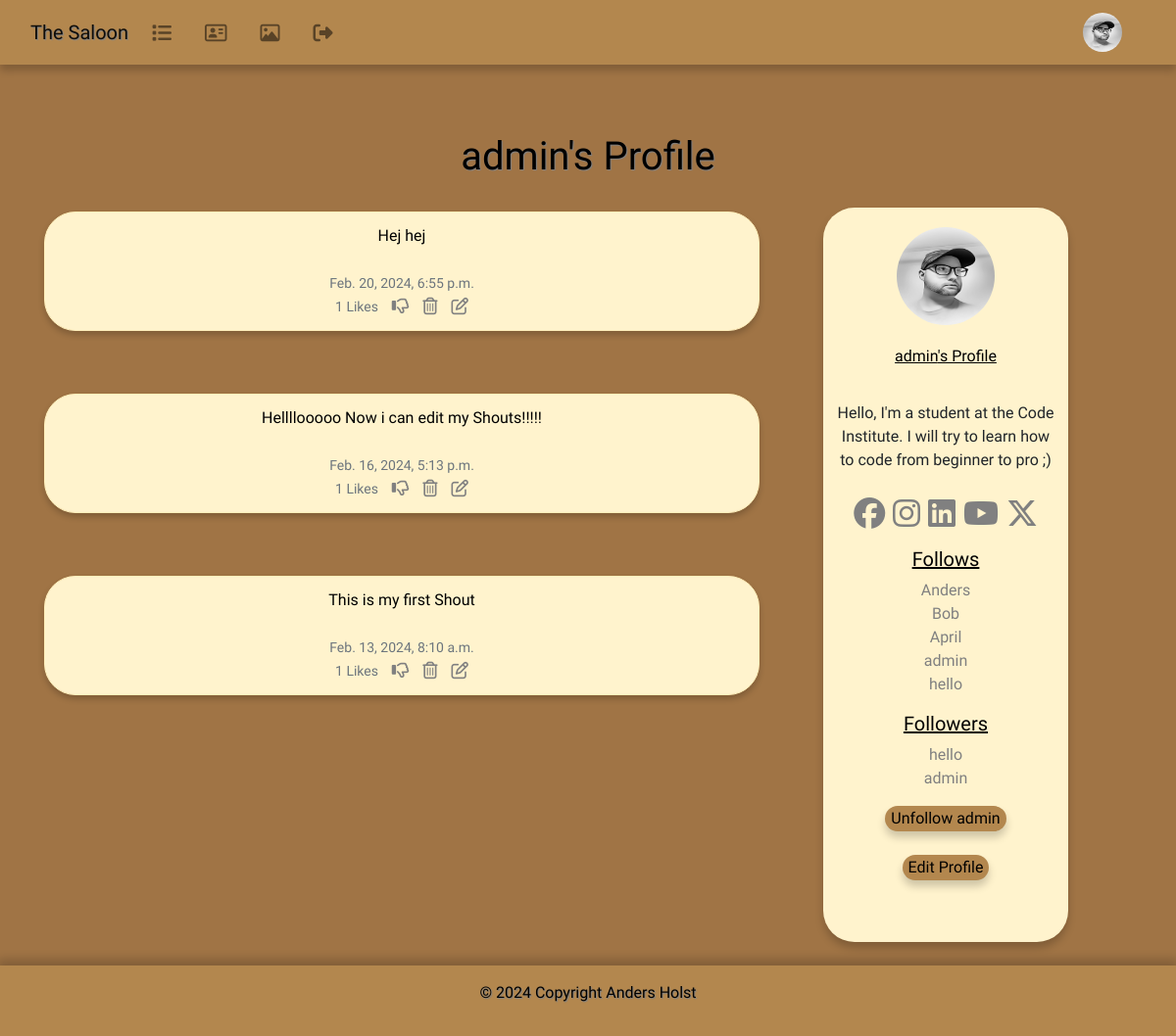
Screenshot of /profile/1 (signed in) with the database file from the repository.
### the_saloon/models.py (models this page shows, shortened)
class Profile(models.Model):
        user = models.OneToOneField(User, on_delete=models.CASCADE)
        follows = models.ManyToManyField("self",
            related_name="followed_by",
            symmetrical=False,
            blank=True)
        date_modified = models.DateTimeField(User, auto_now=True)
        profile_image = models.ImageField(null=True, blank=True, upload_to="images/")
        profile_bio = models.CharField(null=True, blank=True, max_length=500)
        facebook_link = models.CharField(null=True, blank=True, max_length=100)
        instagram_link = models.CharField(null=True, blank=True, max_length=100)
        linkedin_link = models.CharField(null=True, blank=True, max_length=100)
        youtube_link = models.CharField(null=True, blank=True, max_length=100)
        x_link = models.CharField(null=True, blank=True, max_length=100)
        def __str__(self):
                return self.user.username

class Shout(models.Model):
    user = models.ForeignKey(
        User, related_name="shouts",
        on_delete=models.DO_NOTHING
        )
    body = models.CharField(max_length=200)
    created_at = models.DateTimeField(auto_now_add=True)
    likes = models.ManyToManyField(User, related_name="shout_like", blank=True)
    def number_of_likes(self):
		    return self.likes.count()

### the_saloon/views.py (the view, shortened to what this page needs)
# urls.py: path('profile/<int:pk>', views.profile, name='profile'),
def profile(request, pk):
    if request.user.is_authenticated:
        profile = Profile.objects.get(user_id=pk)
        shouts = Shout.objects.filter(user_id=pk).order_by("-created_at")
        return render(request, "profile.html", {"profile":profile, "shouts":shouts})
    else:
        messages.success(request, ("You must login to see this page..."))
        return redirect('home')

### the_saloon/templates/profile.html (shortened to what this page needs)
{% extends 'base.html' %}
{% load static %}
{% block content %}
{% if profile %}
<div class="container text-center">
  <h1 class="profile">{{ profile.user.username }}'s Profile</h1>
  <div class="row">
    <div class="col-md-8">
      <br/>
      {% if shouts%}
      {% for shout in shouts %}
      <div class="shout-profile alert alert-warning" role="alert">
        {{ shout.body }}<br /><br />
        <small class="text-muted" style="font-family: Rye, serif;">
          {{ shout.created_at }}
          <br/>
          {{ shout.number_of_likes }} Likes
          &nbsp;&nbsp;
          {% if user in shout.likes.all %}
          <a href="{% url 'shout_like' shout.id %}"></a>
          {% else %}
          <a href="{% url 'shout_like' shout.id %}"><i class="fa-lg fa-regular fa-thumbs-up" style="color:gray"></i></a>
          {% endif %}
          {% if request.user.username == profile.user.username %}
          <a href="{% url 'delete_shout' shout.id %}"></a>
          <a href="{% url 'edit_shout' shout.id %}"></a>
          {% endif %}
        </small>
      </div><br /></br />
      {% endfor %}
      {% endif %}
    </div>
      <div class="profile-bio">
          <div class=" image d-flex flex-column
                justify-content-center align-items-center">
            {% if profile.profile_image %}
            <img src="{{ profile.profile_image.url }}" height="100"
            width="100" class="profile rounded-circle" height: auto;>
            {% else %}
            <img src="{% static 'images/cowboy.png' %}" height="100"
            width="100" class="profile rounded-circle" height: auto;>
            {% endif %}
            <span class="name mb-4">
              {{ profile.user.username }}'s Profile
            </span>
            {% if profile.profile_bio %}
            <div class="bio">
              <span><p>
                  {{ profile.profile_bio}}</p></span>
            </div>
            {% endif %}
            <div class="gap-3 mb-3 icons d-flex flex-row
            justify-content-center align-items-center">
              {% if profile.facebook_link %}
              <a href="{{ profile.facebook_link }} target="new">
                <i class="fa-2x fa-brands fa-facebook"></i></a>
              {% endif %}
              {% if profile.instagram_link %}
              <a href="{{ profile.instagram_link }}" target="new"><i
                  class="fa-2x fa-brands fa-instagram"></i></a>
              {% endif %}
              {% if profile.linkedin_link %}
              <a href="{{ profile.linkedin_link }}" target="new"><i
                  class="fa-2x fa-brands fa-linkedin"></i></a>
              {% endif %}
              {% if profile.youtube_link %}
              <a href="{{ profile.youtube_link }}" target="new"><i
                  class="fa-2x fa-brands fa-youtube"></i></a>
              {% endif %}
              {% if profile.x_link %}
              <a href="{{ profile.x_link }}" target="new"><i
                 class="fa-2x fa-brands fa-x-twitter"></i></a>
              {% endif %}
            </div>
            <h5 class="follow"> Follows </h5>
            <p class="card-text">{% for following in profile.follows.all %}
              <a href="{% url 'profile' following.user.id %}">{{ following }}</a><br />
              {% endfor %}
            <h5 class="follow"> Followers </h5>
            <p class="card-text">{% for following in profile.followed_by.all %}
              <a href="{% url 'profile' following.user.id %}">{{ following }}</a><br />
              {% endfor %}
            <form method=POST>
              {% if profile in user.profile.follows.all %}
              <button class="btn-profile btn-outline" name="follow"
               value="unfollow" type="submit">
                Unfollow {{ profile.user.username|lower}}
              </button>
              {% else %}
              <button class="btn-profile btn-outline" name="follow"
               value="follow" type="submit">
                Follow {{ profile.user.username|lower}}
              </button>
              {% endif %}
              <br/><br/>
              {% if request.user.id == profile.user.id %}
              <button class="btn-profile btn-outline">
                <a class="edit" href="{% url 'update_user' %}">Edit Profile</a>
              </button>
              {% endif %}
          </div>
        </div>
      </div>
    </div>
{% endif %}
{% endblock %}

### the_saloon/templates/navbar.html (shortened to what this page needs)
<nav class="navbar navbar-expand-lg navbar-light navbar sticky-top">
  <div class="container-fluid">
    <a class="navbar-brand" href="{% url 'home' %}">The Saloon</a>
    <div class="collapse navbar-collapse" id="navbarSupportedContent">
      <ul class="navbar-nav me-auto mb-2 mb-lg-0">
        <li class="nav-item">
          <a class="nav-link" href="{% url 'profile_list' %}"><i class="fa-lg fa-solid fa-list"></i></a>
        </li>
        {% if user.is_authenticated %}
        <li class="nav-item">
          <a class="nav-link" href="{% url 'profile' request.user.id %}"><i class="fa-lg fa-regular fa-address-card"></i></a>
        </li>
        <li class="nav-item">
          <a class="nav-link" href="{% url 'upload_image' %}"><i class="fa-lg fa-regular fa-image"></i></a>
        </li>
        <li class="nav-item">
          <a class="nav-link" href="{% url 'logout' %}"><i class="fa-lg fa-solid fa-right-from-bracket"></i></a>
        </li>
        {% endif %}
      </ul>
      {% if request.user.is_authenticated %}
        <ul class="navbar-nav ml-auto">
          <li class="nav-link navbar-brand">
            <a href="{% url 'profile' request.user.id %}">
              <img src="{{ user.profile.profile_image.url }}" class="rounded-circle" width="40" height="40">
            </a>
          </li>
        </ul>
      {% endif %}
      </div>
    </div>
</nav>

### social/static/css/style.css (style rules this page uses)
body { background-color: #A07445; }
div.container { background-color: #A07445; }
div.alert { background-color: #FFF3CD; box-shadow: 0 4px 6px 0 rgba(0,0,0,.2); font-family: Rye, serif;" text-shadow: 1px 1px 1px gray; border-radius: 2rem; }
a.navbar-brand { background-color: #B3874E; color: black; font-family: Rye, serif; text-shadow: 1px 1px 1px gray; }
nav.navbar { background-color: #B3874E; box-shadow: 0 6px 8px 0 rgba(0,0,0,.2); }
div.profile-bio { text-align: center; background-repeat: no-repeat; background-position: 50% 50%; background-size: cover; width: 250px; height: 750px; font-family: Rye, serif; background-color: #FFF3CD; box-shadow: 0 6px 8px 0 rgba(0,0,0,.2); border-radius: 2rem; margin-top: 20px; margin-left: 50px; }
h1.profile { color: black; font-family: Rye, serif; text-shadow: 1px 1px 1px gray; margin-top: 70px; }
div.bio { font-family: Rye, serif; text-align: center; padding: 10px; }
img.profile { margin-top: 20px; margin-bottom: 20px; }
p.card-text { font-family: Rye, serif; }
a { color:gray }
span.name { font-family: Rye, serif; color: black; text-decoration: underline; }
div.shout-profile { font-family: Rye, serif; color: black; }
h5.follow { font-family: Rye, serif; color: black; text-decoration: underline; }
button.btn-profile { background-color:#B3874E; font-family: Rye, serif; border: none; box-shadow: 0 6px 8px 0 rgba(0,0,0,.2); border-radius: 2rem; font-family: Rye, serif; color: black; }
a.edit { color: black; }

### rows the page displays
Profile: user.username "admin", profile_image (picture), profile_bio "Hello, I'm a student at the Code Institute. I will try to learn how to code from beginner to pro ;)"
Shout: body "Hej hej", created_at "Feb. 20, 2024, 6:55 p.m.", number_of_likes "1"
Shout: body "Hellllooooo Now i can edit my Shouts!!!!!", created_at "Feb. 16, 2024, 5:13 p.m.", number_of_likes "1"
Shout: body "This is my first Shout", created_at "Feb. 13, 2024, 8:10 a.m.", number_of_likes "1"
Profile: user.username "Anders"
Profile: user.username "Bob"
Profile: user.username "April"
Profile: user.username "hello"
